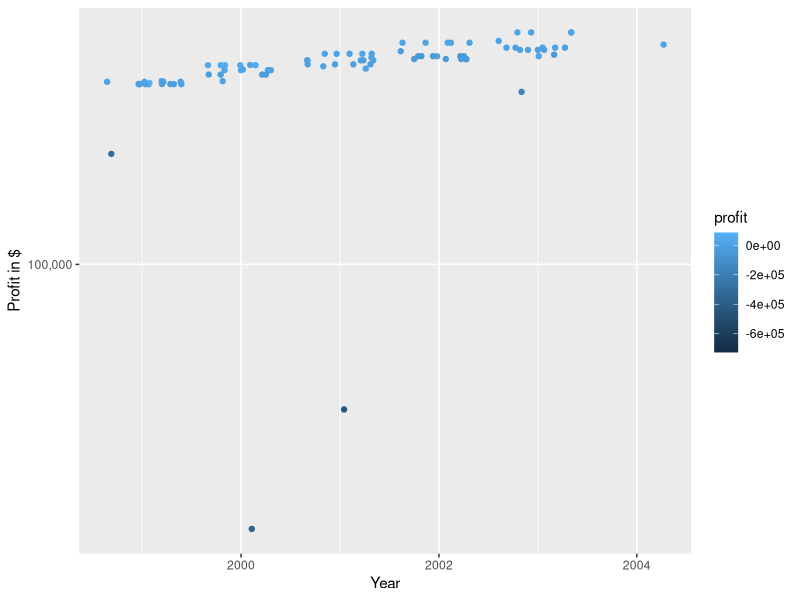
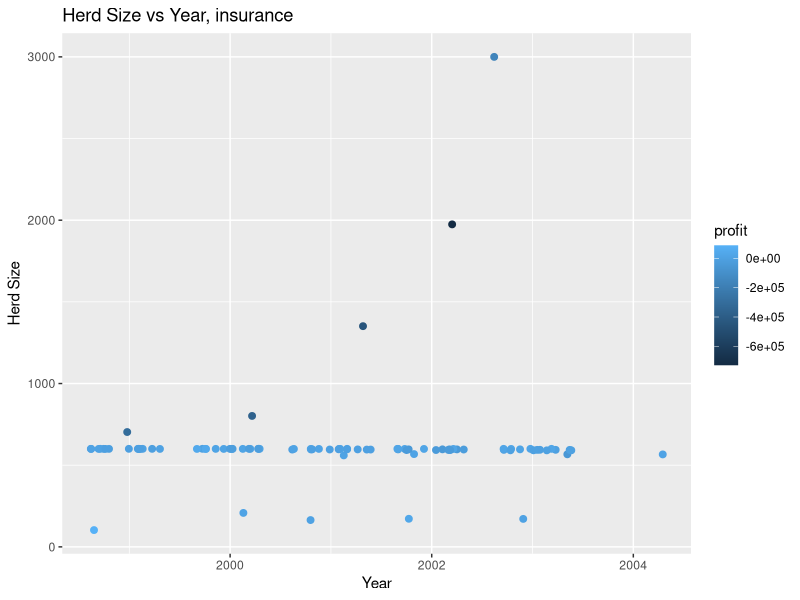
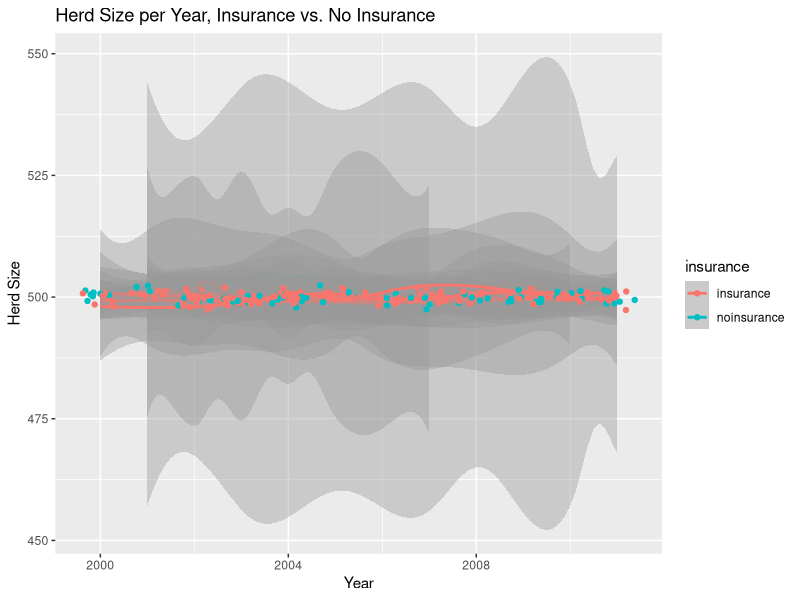

These charts were generated, in order, by the following R code: (Note: this script raises an error after producing the figures.)
GraphOutput = read.csv("practicegraphs/practiceGameOutputs.csv")

#Theoretical Output
#Let's say we have a dataframe with mTurk ID. A certain range of mTURK ID's indicate insurance, while another range of mTURK ID's indicate no insurance. This would allow me to sort based on a certain range of values. 


#Creating empty dataframe
experimentallist <- data.frame(mTurkID=numeric(200), herdsize=numeric(200), year=numeric(200), name = numeric(200), insurance = numeric(200))

experimentallist$mTurkID = sample(30:60, 200, replace = TRUE)

experimentallist$herdsize = rnorm(200, mean = 500, sd=1)

experimentallist$year = sample(2000:2011, 200, replace = TRUE)

experimentallist$insurance = ifelse(experimentallist$mTurkID < 39, "noinsurance","insurance")

experimentallist$mTurkID =  factor(experimentallist$mTurkID )


 experimentallist$name = ifelse(experimentallist$mTurkID == 30, "Test",
ifelse(experimentallist$mTurkID == 31, "Rob",
       ifelse(experimentallist$mTurkID == 32, "Simon",
              ifelse(experimentallist$mTurkID == 33,"Yousef",
              ifelse(experimentallist$mTurkID == 34, "Leah",                   ifelse(experimentallist$mTurkID == 35,"Job",ifelse(experimentallist$mTurkID == 36,"Lob",ifelse(experimentallist$mTurkID == 37,"Mob",ifelse(experimentallist$mTurkID == 38,"Sob",ifelse(experimentallist$mTurkID == 39,"Aob",ifelse(experimentallist$mTurkID == 40,"Rub",ifelse(experimentallist$mTurkID == 41,"Sub",ifelse(experimentallist$mTurkID == 42,"Dud",ifelse(experimentallist$mTurkID == 43,"Lub",ifelse(experimentallist$mTurkID == 44,"B12b",ifelse(experimentallist$mTurkID == 45,"Bsb",ifelse(experimentallist$mTurkID == 46,"B13b",ifelse(experimentallist$mTurkID == 47,"B2b",ifelse(experimentallist$mTurkID == 48,"B14b",ifelse(experimentallist$mTurkID == 49,"B6b",ifelse(experimentallist$mTurkID == 50,"B15b",ifelse(experimentallist$mTurkID == 51,"B4b",ifelse(experimentallist$mTurkID == 52,"B16b",ifelse(experimentallist$mTurkID == 53,"B8b",ifelse(experimentallist$mTurkID == 54,"B17b",ifelse(experimentallist$mTurkID == 55,"B9b",ifelse(experimentallist$mTurkID == 56,"B18b",ifelse(experimentallist$mTurkID == 57,"B10b",ifelse(experimentallist$mTurkID == 58,"B19b",ifelse(experimentallist$mTurkID == 59,"B11b",ifelse(experimentallist$mTurkID == 60,"B20b", NA)))))))))))))))))))))))))))))))
 
#removes 0 ouput years
test13 = subset(GraphOutput, yr != 0) 
library(ggrepel)
library(scales)
 ggplot(test13, aes(yr, net.wrth, group = mTurkID, color = profit)) +
   geom_jitter() +
   #geom_smooth(se = FALSE)+ 
   #geom_text_repel(aes(label = rev.ins), box.padding = unit(.50, "lines"), point.padding = unit(.5, "lines")) +
   scale_y_log10(labels = comma, breaks = c(-500000, 0,100000)) +
   labs(x="Year", y="Profit in $")
 
 ggplot(test13, aes(yr, herd, group = mTurkID, color = profit)) +
   geom_jitter(size = 2) +
   labs(x="Year", y = "Herd Size") +
   ggtitle("Herd Size vs Year, insurance")


  library(ggplot2)
ggplot(experimentallist, aes(year, herdsize, group = mTurkID, color =  insurance)) +
  geom_smooth() +
  geom_jitter() +
  ggtitle("Herd Size per Year, Insurance vs. No Insurance") +
  labs(x = "Year", y = "Herd Size")

names



library("plyr")
GraphOutput = plyr::rename(GraphOutput, c("herd" = "herdsize", "yr" = "year", "rev.ins" = "revinsurance"))
names(GraphOutput)

test = subset(GraphOutput, mTurkID!=0 & year!=0)

View(test)

ggplot(experi, aes(mTurkID, herdsize, color = mTurkID)) +
  geom_line()

ggplot(test, aes(revinsurance, herdsize, color = mTurkID)) +
  geom_line()

list(is.na(test))

